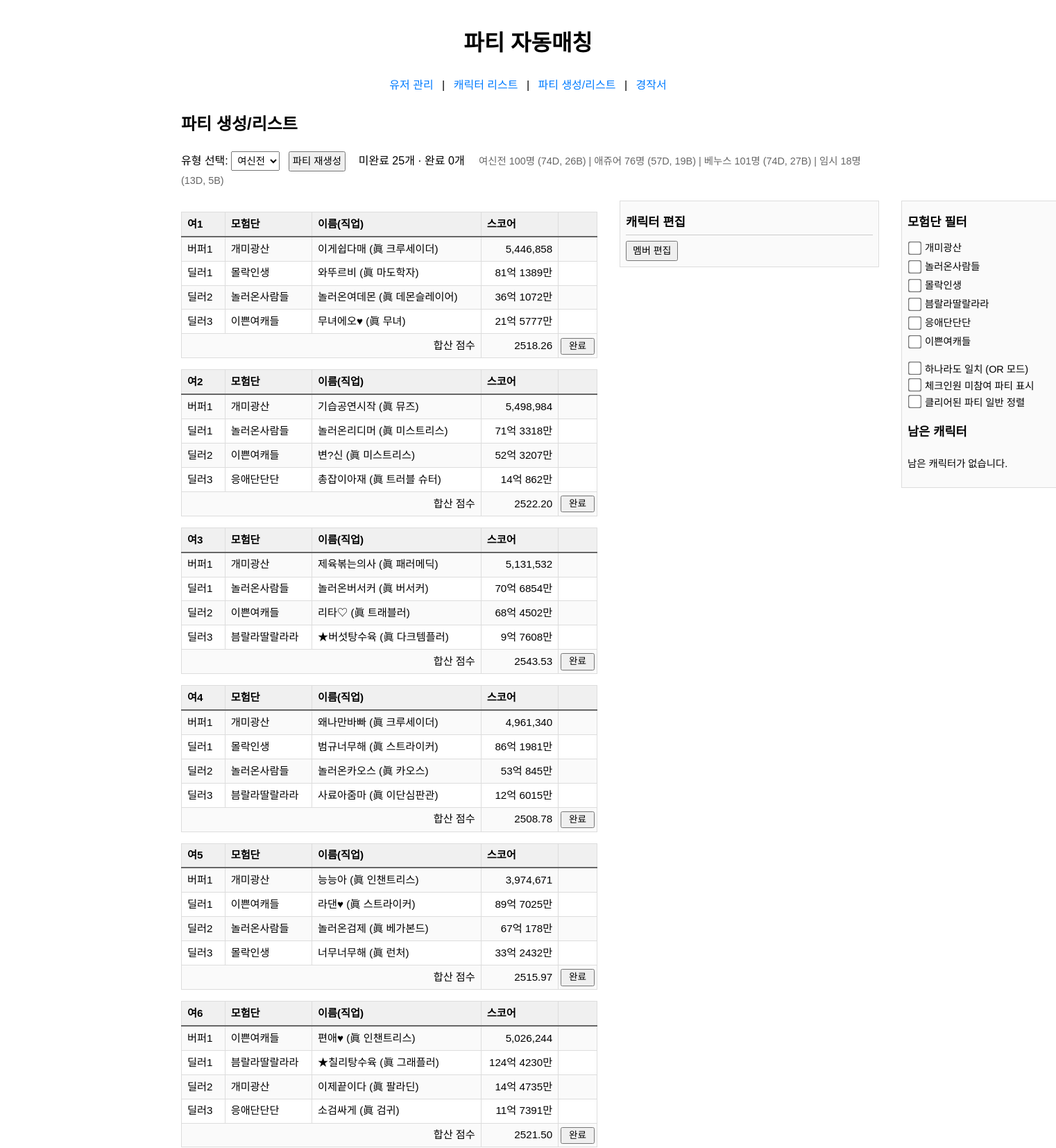
Page /party/ (upper part) on the committed database.
### tables this page shows
CREATE TABLE "party" (
	"id"	INTEGER,
	"type"	TEXT,
	"buffer"	TEXT,
	"dealer1"	TEXT,
	"dealer2"	TEXT,
	"dealer3"	TEXT,
	"result"	NUMERIC,
	"is_completed"	TEXT,
	PRIMARY KEY("id" AUTOINCREMENT)
);

CREATE TABLE "user_character" (
	"idx"	INTEGER,
	"adventure"	TEXT,
	"server"	TEXT,
	"key"	TEXT,
	"chara_name"	TEXT,
	"job"	TEXT,
	"fame"	INTEGER,
	"score"	NUMERIC,
	"last_score"	NUMERIC,
	"isbuffer"	INTEGER,
	"nightmare"	INTEGER,
	"temple"	INTEGER,
	"azure"	INTEGER,
	"venus"	INTEGER,
	"tmp"	INTEGER,
	"use_yn"	INTEGER,
	"display_order"	INTEGER,
	UNIQUE("adventure","server","chara_name"),
	PRIMARY KEY("idx" AUTOINCREMENT)
);

### blueprints/party.py (the view, shortened to what this page needs)
@party_bp.route('/', methods=['GET', 'POST'])
def list_and_generate():
    role = request.values.get('role', 'temple')
    conn = get_db_connection()
    rows = conn.execute(
        "SELECT id, buffer, dealer1, dealer2, dealer3, result, "
        "       COALESCE(is_completed, 0) AS is_completed "
        "FROM party WHERE type = ? ORDER BY id ASC",
        (role,)
    ).fetchall()
    parties = []
    for r in rows:
        completed_flag = False
        try:
            completed_flag = bool(int(r['is_completed']))
        except Exception:
            completed_flag = bool(r['is_completed'])
        raw_buf = r['buffer']
        if raw_buf:
            buf = json.loads(raw_buf)
            buf['isbuffer'] = bool(int(buf.get('isbuffer', 0)))
        else:
            buf = None
        dealers = []
        for key in ('dealer1', 'dealer2', 'dealer3'):
            raw = r[key]
            if raw:
                d = json.loads(raw)
                d['isbuffer'] = bool(int(d.get('isbuffer', 0)))
                dealers.append(d)
            else:
                dealers.append(None)
        parties.append({
            'id': r['id'],
            'buffer': buf,
            'dealers': dealers,
            'result': r['result'],
            'is_completed': bool(int(r['is_completed'])),
            'type': role,
        })
    ab_rows = conn.execute(
        "SELECT character FROM abandonment WHERE type = ? ORDER BY id ASC",
        (role,)
    ).fetchall()
    abandoned = [json.loads(r['character']) for r in ab_rows]
    counts = {cat: {'D': 0, 'B': 0} for cat in ('temple','azure','venus','tmp')}
    rows = conn.execute(
        "SELECT isbuffer, temple, azure, venus, tmp FROM user_character WHERE use_yn=1"
    ).fetchall()
    for r in rows:
        buf = bool(r['isbuffer'])
        for cat in counts:
            if r[cat]:
                counts[cat]['B' if buf else 'D'] += 1
    summary = {
        cat: (
            counts[cat]['D'] + counts[cat]['B'],  # total
            counts[cat]['D'],                     # dealers
            counts[cat]['B']                      # buffers
        )
        for cat in counts
    }
    conn.close()
    return render_template(
        'party.html',
        selected=role,
        parties=parties,
        abandoned=abandoned,
        summary=summary
    )

### blueprints/party.py (called while the page is built)
def format_korean(num):
    parts = []
    eok = num // 100_000_000
    if eok:
        parts.append(f"{eok}억")
        num %= 100_000_000
    man = num // 10_000
    if man:
        parts.append(f"{man}만")
    return " ".join(parts) or "0"

### db.py (called while the page is built)
def get_db_connection():
    db_path = os.path.join(current_app.root_path, 'database', 'DB.sqlite')
    conn = sqlite3.connect(db_path)
    conn.row_factory = sqlite3.Row
    return conn

### templates/party.html (shortened to what this page needs)
{% extends 'base.html' %}
{% block styles %}
  <link rel="stylesheet" href="{{ url_for('static', filename='party.css') }}">
{% endblock %}
{% block content %}
  <h2>파티 생성/리스트</h2>
	<div class="mb-1">
	  <form method="get" action="" class="inline-form">
		<label for="role-select">유형 선택:</label>
		<select id="role-select" name="role" onchange="this.form.submit()" style="padding:4px 4px; font-size: 0.9rem;">
		  <option value="temple" {% if selected=='temple' %}selected{% endif %}>여신전</option>
		</select>
	  </form>
	  {% if selected != 'all' %}
	  <form method="post" action="" class="inline-form ml-05" id="regen-form">
		<button type="submit" id="regen-btn" style="padding:4px 4px; font-size: 0.9rem;">파티 재생성</button>
	  </form>
	  {% endif %}
	  {% if selected == 'all' and parties is mapping %}
		{% set all_list = [] %}
		{% for lst in parties.values() %}
		  {% set all_list = all_list + lst %}
		{% endfor %}
	  {% else %}
		{% set all_list = parties %}
	  {% endif %}
	  {% set total_parties = all_list|length %}
	  {% set completed = all_list|selectattr('is_completed')|list|length %}
	  {% set pending = total_parties - completed %}
	  <span id="party-counts" class="ml-05">
		미완료 {{ pending }}개 · 완료 {{ completed }}개
	  </span>
	  {% if summary %}
		<span class="summary-note">
		  여신전 {{ summary.temple[0] }}명 ({{ summary.temple[1] }}D, {{ summary.temple[2] }}B)
		   | 애쥬어 {{ summary.azure[0] }}명 ({{ summary.azure[1] }}D, {{ summary.azure[2] }}B)
		   | 베누스 {{ summary.venus[0] }}명 ({{ summary.venus[1] }}D, {{ summary.venus[2] }}B)
		   | 임시 {{ summary.tmp[0] }}명 ({{ summary.tmp[1] }}D, {{ summary.tmp[2] }}B)
		</span>
	  {% endif %}
	</div>
  {% if parties %}
    <div class="party-wrapper">
      {% set prefixes = {'temple':'여','azure':'애','venus':'베','tmp':'임','all':'전체'} %}
      {% set cnt = namespace(tem=0, azu=0, ven=0, tmp=0) %}
      <div class="party-list">
        {% for p in parties %}
          {% if p.type == 'temple' %}
            {% set cnt.tem = cnt.tem + 1 %}
            {% set idx = cnt.tem %}
          {% elif p.type == 'azure' %}
            {% set cnt.azu = cnt.azu + 1 %}
            {% set idx = cnt.azu %}
          {% elif p.type == 'venus' %}
            {% set cnt.ven = cnt.ven + 1 %}
            {% set idx = cnt.ven %}
          {% elif p.type == 'tmp' %}
            {% set cnt.tmp = cnt.tmp + 1 %}
            {% set idx = cnt.tmp %}
          {% endif %}
          <table class="border table-auto {% if p.is_completed %}completed{% endif %}"
                 data-id="{{ p.id }}"
                 data-type="{{ p.type }}">
            <colgroup>
              <col style="width:9px">
              <col style="width:18px">
              <col style="width:35px">
              <col style="width:16px">
              <col style="width:8px">
            </colgroup>
            <thead class="bg-gray-100">
              <tr>
                <th>{{ prefixes[p.type] }}{{ idx }}</th>
                <th>모험단</th>
                <th>이름(직업)</th>
                <th>스코어</th>
                <th></th>
              </tr>
            </thead>
            <tbody>
			  <tr class="border-b">
				<td>버퍼1</td>
				{% if p.buffer %}
				  <td>{{ p.buffer.adventure }}</td>
				  <td>{{ p.buffer.chara_name }} ({{ p.buffer.job }})</td>
				  <td class="text-right">{{ "{:,}".format(p.buffer.score) }}</td>
				{% else %}
				  <td colspan="2" class="text-center">—</td>
				  <td class="text-right">—</td>
				{% endif %}
				<td class="swap-col">
				</td>
			  </tr>
              {% for i in range(3) %}
                {% set d = p.dealers[i] %}
                <tr class="border-b">
                  <td>딜러{{ i+1 }}</td>
                  {% if d %}
                    <td>{{ d.adventure }}</td>
                    <td>{{ d.chara_name }} ({{ d.job }})</td>
                    <td class="text-right">
                      {% if d.isbuffer %}
                        {{ "{:,}".format(d.score) }}
                      {% else %}
                        <span class="score-text">{{ d.score | int | korean }}</span>
                      {% endif %}
                    </td>
                  {% else %}
                    <td colspan="2" class="text-center">—</td>
                    <td>—</td>
                  {% endif %}
                  <td class="swap-col">
                  </td>
                </tr>
              {% endfor %}
              <tr class="bg-gray-100">
                <td colspan="3" class="text-right font-semibold">합산 점수</td>
                <td class="text-right font-semibold">
                  {{ "{:.2f}".format(p.result) if p.result is not none else '—' }}
                </td>
                <td>
                  {% if not p.is_completed %}
                    <form method="post"
                          action="{{ url_for('party.complete_party') }}"
                          onsubmit="return confirm('이 파티를 던전 클리어 처리하시겠습니까?');">
                      <button type="submit">완료</button>
                    </form>
                  {% endif %}
                </td>
              </tr>
            </tbody>
          </table>
        {% endfor %}
      </div>
      <div class="middle-list">
        <h3>캐릭터 편집</h3>
        <button id="edit-members-btn">멤버 편집</button>
      </div>
      <div class="abandon-list">
        <h3>모험단 필터</h3>
		<ul id="filter-options" class="filter-options">
		</ul>
        <div class="mode-toggle">
          <label><input type="checkbox" id="filter-mode"> 하나라도 일치 (OR 모드)</label><br>
		  <label><input type="checkbox" id="show-non-participating"> 체크인원 미참여 파티 표시</label><br>
          <label><input type="checkbox" id="show-completed"> 클리어된 파티 일반 정렬</label>
        </div>
        <h3>남은 캐릭터</h3>
        {% if abandoned %}
          <ul class="characters">
            {% for c in abandoned %}
              <li data-char='{{ c|tojson }}'>
                <div class="character-card">
                  <div class="card-top">
                    {{ c.adventure }} — {{ c.chara_name }} ({{ c.job }})
                  </div>
                  <div class="card-bottom">
                    [{{ '버퍼' if c.isbuffer else '딜러' }}] - {{ "{:,}".format(c.score) }}
                    <button class="swap-in-btn" disabled>IN</button>
                  </div>
                </div>
              </li>
            {% endfor %}
          </ul>
        {% else %}
          <p>남은 캐릭터가 없습니다.</p>
        {% endif %}
      </div>
    </div>
  {% else %}
    <p>해당 유형의 파티가 없습니다. 파티 재생성을 눌러주세요.</p>
  {% endif %}
{% endblock %}

### static/base.css (style rules this page uses)
body { font-family: sans-serif; max-width: 1000px; margin: 0 auto; padding: 1rem; line-height: 1.6; }
select { padding: 0.4rem 0.6rem; font-size: 0.9rem; }
button { padding: 0.4rem 0.8rem; font-size: 1rem; line-height: 1.2; cursor: pointer; margin-right: 0.25rem; }
.table, table { width: auto; border-collapse: collapse; font-size: 0.9rem; margin-top: 1rem; }
th, td { border: 1px solid #ddd; padding: 0.4rem 0.8rem; text-align: left; white-space: nowrap; }
thead th { background-color: #f0f0f0; border-bottom: 2px solid #666; }
tbody tr:nth-child(odd) { background-color: #fafafa; }
p { margin-top: 1rem; font-size: 0.9rem; }
@media (min-width: 1024px) and (max-width: 1919px) { body { max-width: 1000px; padding: 1rem; } }
@media (min-width: 1024px) and (max-width: 1919px) { button { padding: 0.5rem 0.9rem; font-size: 1rem; margin-right: 0.4rem; } }
@media (min-width: 1024px) and (max-width: 1919px) { select { padding: 0.5rem; font-size: 1rem; } }
@media (min-width: 1024px) and (max-width: 1919px) { table { font-size: 0.95rem; } }
input[type="checkbox"] { transform: scale(1.5); margin: 0.25rem; }

### static/party.css (style rules this page uses)
.party-wrapper { display: flex; align-items: flex-start; gap: 2rem; width: 100%; }
.party-list { flex: 1 1 auto; }
.middle-list { flex: 0 0 40ch; position: sticky; top: 1rem; max-height: calc(100vh - 6rem); overflow-y: auto; padding: 0.5rem; border: 1px solid #ddd; background: #fafafa; }
.middle-list h3 { margin-top: 0.5rem; margin-bottom: 0.5rem; font-size: 1.1rem; border-bottom: 1px solid #ccc; padding-bottom: 0.25rem; }
.abandon-list { flex: 0 0 40ch; margin-left: auto; position: sticky; top: 1rem; max-height: calc(100vh - 6rem); overflow-y: auto; padding: 0.5rem; border: 1px solid #ddd; background: #fafafa; }
.abandon-list h3 { margin: 0.5rem 0 0.25rem; font-size: 1.1rem; padding-bottom: 0.25rem; }
.abandon-list .filter-options { list-style: none; padding: 0; margin: 0.5rem 0 1rem; }
.abandon-list .mode-toggle { margin-bottom: 1rem; font-size: 0.9rem; }
.party-list button, .abandon-list button { padding: 0.10rem 0.5rem; font-size: 0.875rem; line-height: 1.2; }
.party-list table { width: 600px; table-layout: fixed; margin-bottom: 1rem; }
.party-list table th, .party-list table td { padding: 0.3rem 0.5rem; }
#edit-members-btn { padding: 0.25rem 0.5rem; font-size: 0.875rem; line-height: 1.2; margin: 0; }
.party-list table td:last-child form button { display: inline-block; width: 100%; margin: 0; padding: 0; height: 100%; font-size: 0.85rem; line-height: 1.5em; }
.party-list table td:last-child { padding: 0.2em; text-align: center; vertical-align: middle; }
.party-list table td.swap-col { padding: 0.2em; text-align: center; vertical-align: middle; }
.swap-col { padding: 0; }
.mb-1 { margin-bottom: 1rem; }
.inline-form { display: inline; }
.ml-05 { margin-left: 0.5rem; }
.summary-note { margin-left: 1rem; color: #666; font-size: 0.9rem; }
.text-right { text-align: right; }

### rows in the picture
party: prefixes "여", idx "1", buffer.adventure "개미광산", buffer.chara_name "이게쉽다매", buffer.job "眞 크루세이더", buffer.score "5,446,858", result "2518.26"
user_character: i "1", adventure "몰락인생", chara_name "와뚜르비", job "眞 마도학자", score|korean "81억 1389만"
user_character: i "2", adventure "놀러온사람들", chara_name "놀러온여데몬", job "眞 데몬슬레이어", score|korean "36억 1072만"
user_character: i "3", adventure "이쁜여캐들", chara_name "무녀에오♥", job "眞 무녀", score|korean "21억 5777만"
party: prefixes "여", idx "2", buffer.adventure "개미광산", buffer.chara_name "기습공연시작", buffer.job "眞 뮤즈", buffer.score "5,498,984", result "2522.20"
user_character: i "1", adventure "놀러온사람들", chara_name "놀러온리디머", job "眞 미스트리스", score|korean "71억 3318만"
user_character: i "2", adventure "이쁜여캐들", chara_name "변?신", job "眞 미스트리스", score|korean "52억 3207만"
user_character: i "3", adventure "응애단단단", chara_name "총잡이아재", job "眞 트러블 슈터", score|korean "14억 862만"
party: prefixes "여", idx "3", buffer.adventure "개미광산", buffer.chara_name "제육볶는의사", buffer.job "眞 패러메딕", buffer.score "5,131,532", result "2543.53"
user_character: i "1", adventure "놀러온사람들", chara_name "놀러온버서커", job "眞 버서커", score|korean "70억 6854만"
user_character: i "2", adventure "이쁜여캐들", chara_name "리타♡", job "眞 트래블러", score|korean "68억 4502만"
user_character: i "3", adventure "븜랄라딸랄라라", chara_name "★버섯탕수육", job "眞 다크템플러", score|korean "9억 7608만"
party: prefixes "여", idx "4", buffer.adventure "개미광산", buffer.chara_name "왜나만바빠", buffer.job "眞 크루세이더", buffer.score "4,961,340", result "2508.78"
user_character: i "1", adventure "몰락인생", chara_name "범규너무해", job "眞 스트라이커", score|korean "86억 1981만"
user_character: i "2", adventure "놀러온사람들", chara_name "놀러온카오스", job "眞 카오스", score|korean "53억 845만"
user_character: i "3", adventure "븜랄라딸랄라라", chara_name "사료아줌마", job "眞 이단심판관", score|korean "12억 6015만"
party: prefixes "여", idx "5", buffer.adventure "개미광산", buffer.chara_name "능능아", buffer.job "眞 인챈트리스", buffer.score "3,974,671", result "2515.97"
user_character: i "1", adventure "이쁜여캐들", chara_name "라댄♥", job "眞 스트라이커", score|korean "89억 7025만"
user_character: i "2", adventure "놀러온사람들", chara_name "놀러온검제", job "眞 베가본드", score|korean "67억 178만"
user_character: i "3", adventure "몰락인생", chara_name "너무너무해", job "眞 런처", score|korean "33억 2432만"
party: prefixes "여", idx "6", buffer.adventure "이쁜여캐들", buffer.chara_name "편애♥", buffer.job "眞 인챈트리스", buffer.score "5,026,244", result "2521.50"
user_character: i "1", adventure "븜랄라딸랄라라", chara_name "★칠리탕수육", job "眞 그래플러", score|korean "124억 4230만"
user_character: i "2", adventure "개미광산", chara_name "이제끝이다", job "眞 팔라딘", score|korean "14억 4735만"
user_character: i "3", adventure "응애단단단", chara_name "소검싸게", job "眞 검귀", score|korean "11억 7391만"

### other values in the picture
{{ pending }} "25"
{{ completed }} "0"
{{ summary.temple[0] }} "100"
{{ summary.temple[1] }} "74"
{{ summary.temple[2] }} "26"
{{ summary.azure[0] }} "76"
{{ summary.azure[1] }} "57"
{{ summary.azure[2] }} "19"
{{ summary.venus[0] }} "101"
{{ summary.venus[1] }} "74"
{{ summary.venus[2] }} "27"
{{ summary.tmp[0] }} "18"
{{ summary.tmp[1] }} "13"
{{ summary.tmp[2] }} "5"
